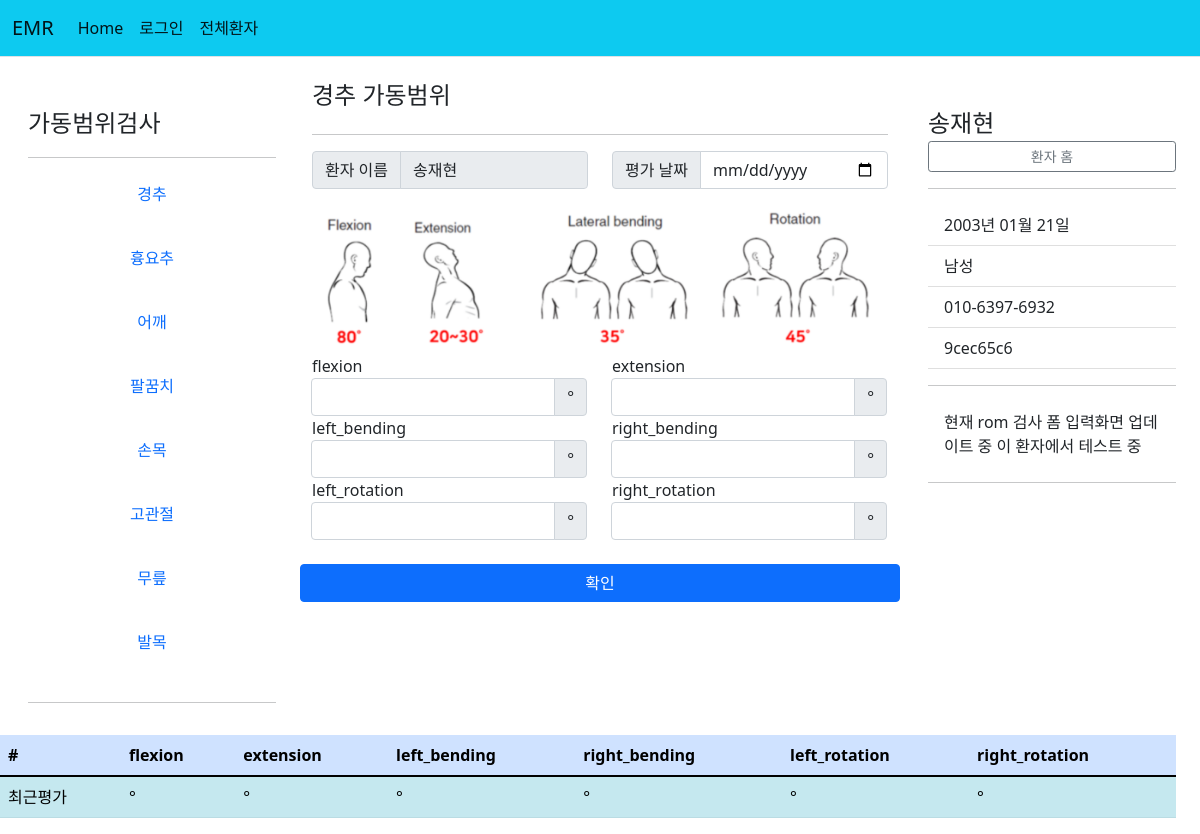
The page /patient/9cec65c6-f5e6-486e-b068-f70c82aa60aa/경추/rom on the database as committed earlier.
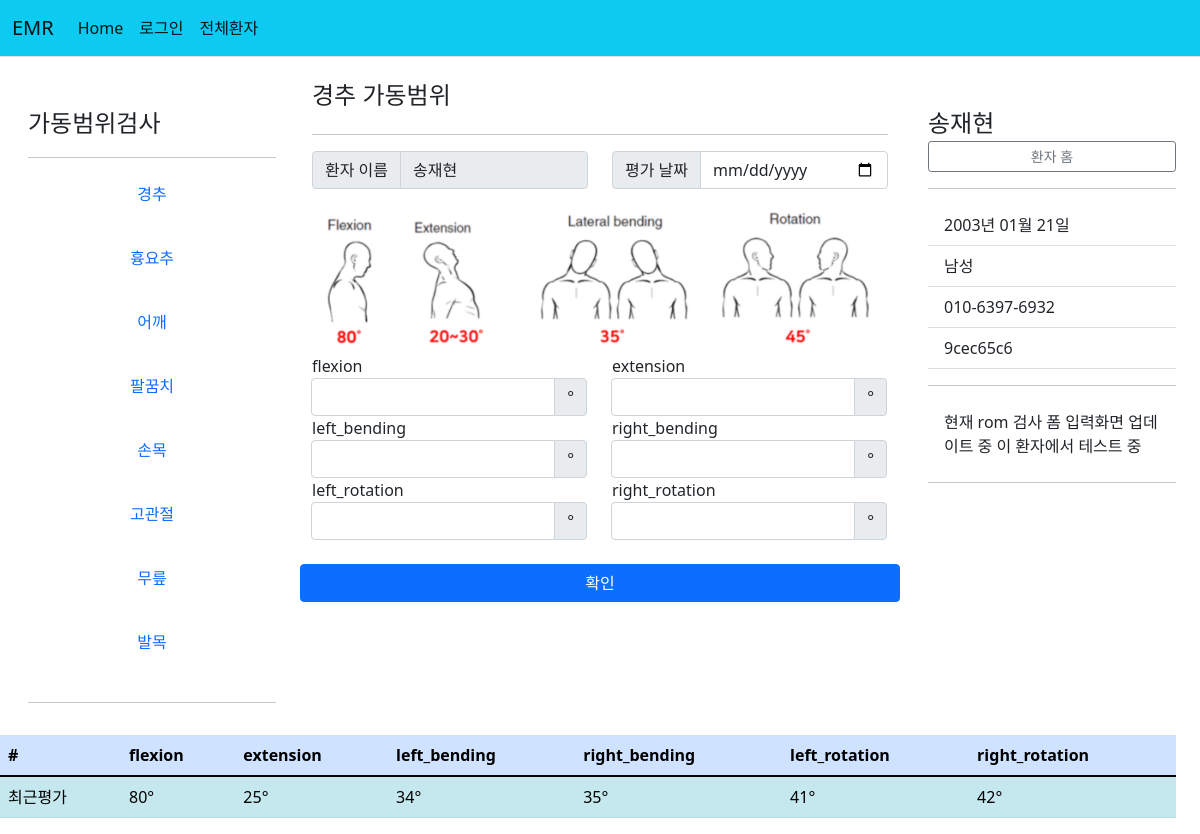
The same page on the database as committed later.
### patient/models.py (models this page shows)
class NeckTrunck(models.Model):
    code = models.CharField(primary_key=True, max_length=36, default=uuid.uuid4)
    part = models.ForeignKey(Part, on_delete=models.CASCADE)
    patient = models.ForeignKey(Patient2, on_delete=models.CASCADE)
    date = models.DateField(default=timezone.now)
    flexion = models.IntegerField()
    extension = models.IntegerField()
    left_bending = models.IntegerField()
    right_bending = models.IntegerField()
    left_rotation = models.IntegerField()
    right_rotation = models.IntegerField()

### patient/views.py (the view, shortened to what this page needs)
# urls.py: path('<str:patient_id>/<str:part>/rom', views.rom_form, name='rom_form'),
def rom_form(request, patient_id, part):
    model_dic = {'경추':NeckTrunck, '흉요추':NeckTrunck, '어깨':ShoulderHip2, '고관절':ShoulderHip2, '팔꿈치':Elbow2, '무릎':Knee2, '손목':Wrist2, '발목':Ankle2}
    part_model = get_object_or_404(Part, pk=part)
    model = model_dic[part].objects.filter(patient=patient_id, part=part_model)
    first = model_dic[part].objects.filter(patient=patient_id, part=part_model).order_by('-date').first()
    patient = get_object_or_404(Patient2, pk=patient_id)
    if part in ['경추', '흉요추']:
        if request.method == 'POST':
            form = NeckTrunkForm(request.POST)
            if form.is_valid():
                rom = form.save(commit=False)
                rom.patient = patient
                rom.part = part_model
                rom.save()
                return redirect('patient:rom_form', patient_id=patient_id, part=part)
        else:
            form = NeckTrunkForm()
        context={'patient':patient, 'part':part_model, 'form':form, 'model':model, 'first':first}
        return render(request, 'patient/rom_form.html', context)

### patient/forms.py
class NeckTrunkForm(forms.ModelForm):
    class Meta:
        model = NeckTrunck
        fields = ['date', 'flexion', 'extension', 'left_bending', 'right_bending', 'left_rotation', 'right_rotation']

### patient/templatetags/patient_filter.py (called while the page is built)
@register.filter
def back2(value):
    ans=''
    if int(value)%2==0:
        ans = '여성'
    else:
        ans = '남성'
    return ans

@register.filter
def birth2(value, back):
    if back=='3' or back=='4':
        year = '20'+value[:2]
    else:
        year = '19'+value[:2]
    birth = year+'년 '+value[2:4]+'월 '+value[4:]+'일'
    return birth

@register.filter
def id_cut(value):
    return value[:8]

### templates/patient/rom_form.html (shortened to what the changed rows need)
{% extends "base.html" %}
{% load patient_filter %}
{% block content %}
{% load static %}
<div class="container-fluid">
  <div class="row">
  <div class="row">
    {% if part.part == '경추' or part.part == '흉요추' %}
    <table class="table table-border table-info table-striped">
      <thead>
      <tr class="table-primary">
          <th scope="col">#</th>
          <th scope="col">flexion</th>
          <th scope="col">extension</th>
          <th scope="col">left_bending</th>
          <th scope="col">right_bending</th>
          <th scope="col">left_rotation</th>
          <th scope="col">right_rotation</th>
      </tr>
      </thead>
      <tbody>
      <tr>
          <td>최근평가</td>
          <td>{{first.flexion}}°</td>
          <td>{{first.extension}}°</td>
          <td>{{first.left_bending}}°</td>
          <td>{{first.right_bending}}°</td>
          <td>{{first.left_rotation}}°</td>
          <td>{{first.right_rotation}}°</td>
      </tr>
      </tbody>
  {% endif %}
  </div>
</div>
{% endblock %}

Rows that differ between the two databases and show on the page:
added NeckTrunck: flexion "80", extension "25", left_bending "34", right_bending "35", left_rotation "41", right_rotation "42"
